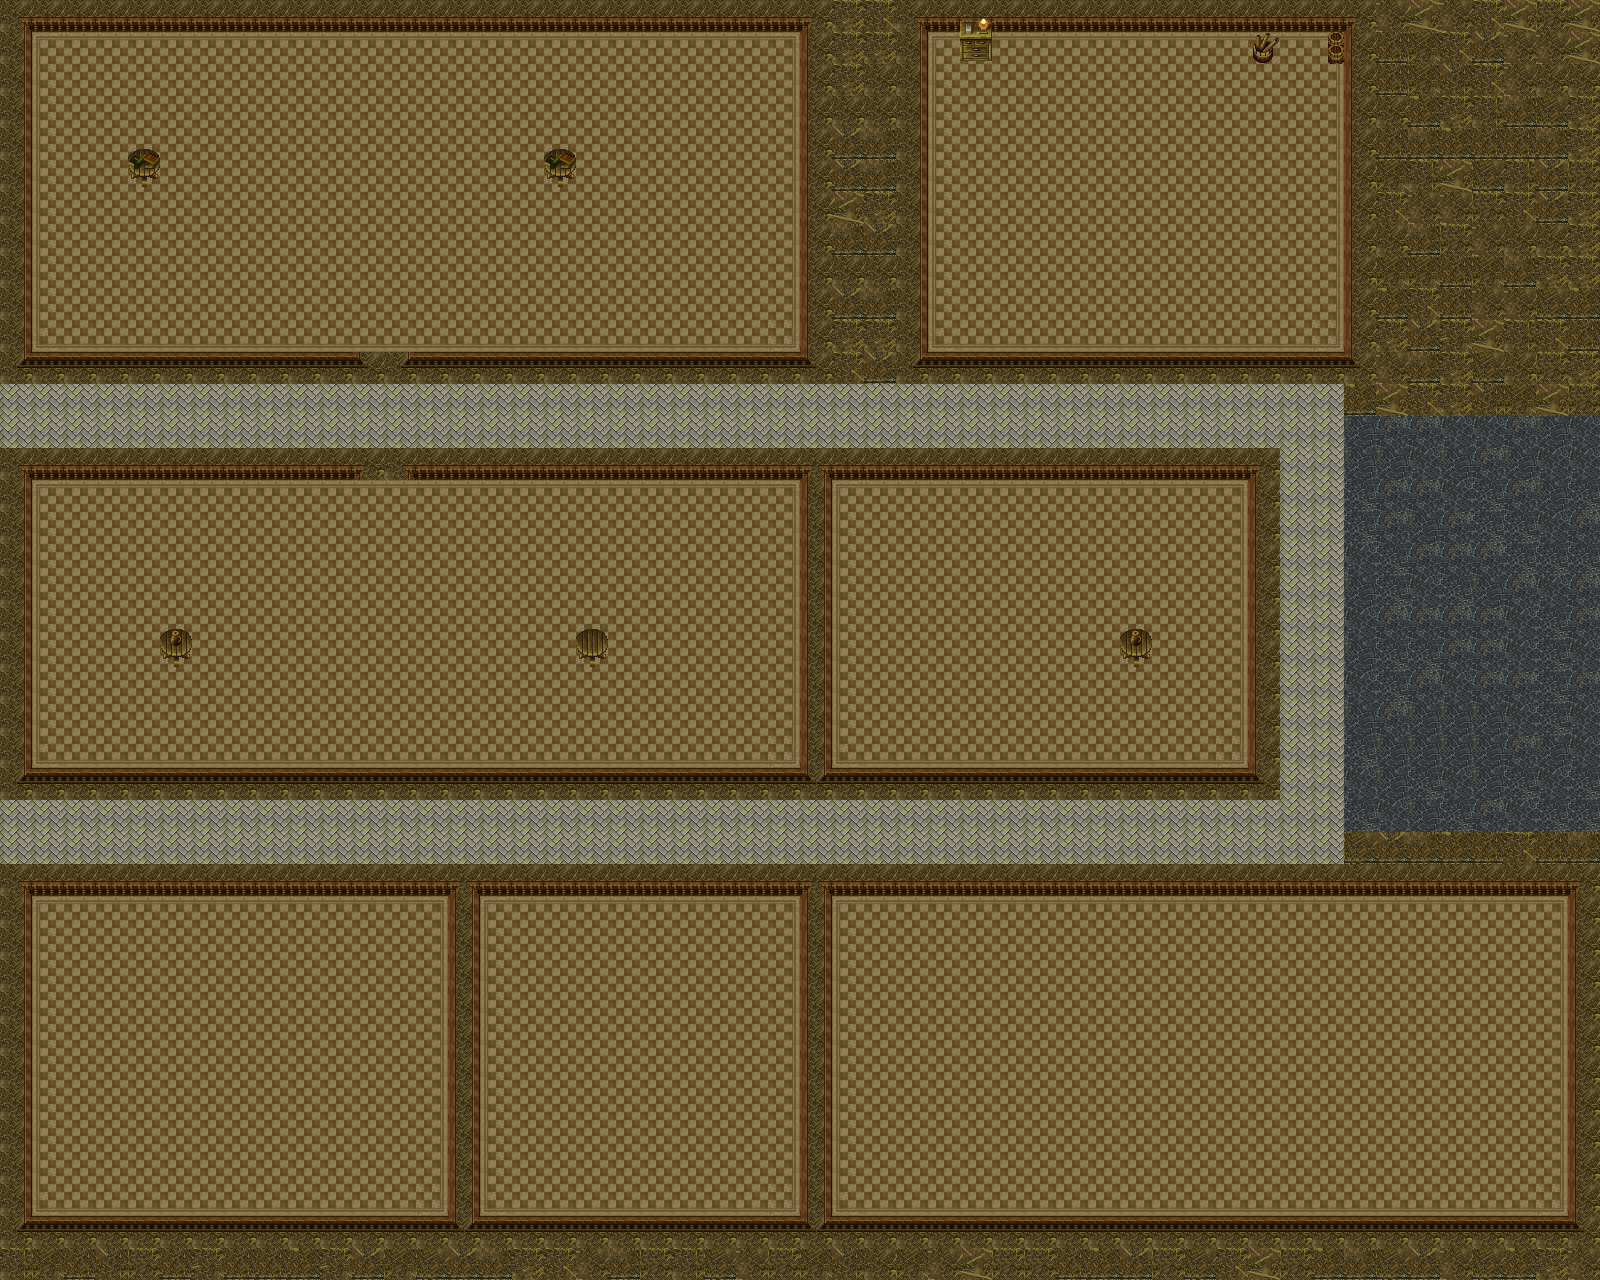

Tiled map render using the project's own tile images. Description and the map definition, with tile-layer contents summarised, below:
An orthogonal 50x40 tile map with 32x32 px tiles, 2 tile layers (floor, decoration) and 9 objects (home1, home2, home3, home4, home5, ...).

<map version="1.4" tiledversion="1.4.2" orientation="orthogonal" renderorder="right-down" width="50" height="40" tilewidth="32" tileheight="32" infinite="0" nextlayerid="5" nextobjectid="13">
 <tileset firstgid="1" source="../tilesets/test.tsx" />
 <layer id="1" name="floor" width="50" height="40">
  <data>[2000 cells, 2000 non-empty, 43 distinct tile ids]</data>
 </layer>
 <objectgroup id="2" name="Object Layer 1">
  <object id="3" name="home1" x="37" y="36" width="758" height="313" />
  <object id="4" name="home2" x="932" y="34.6667" width="409.333" height="316" />
  <object id="5" name="home3" x="37.3333" y="484" width="758.667" height="281.333" />
  <object id="6" name="home4" x="836" y="484" width="410.667" height="281.333" />
  <object id="8" name="home5" x="36" y="900" width="408" height="316" />
  <object id="9" name="home6" x="482.667" y="900" width="317.333" height="316" />
  <object id="10" name="home7" x="834.667" y="901.333" width="730.667" height="314.667" />
  <object id="11" name="bench2" gid="88" x="861.333" y="925.333" width="32" height="32" />
  <object id="12" name="bench1" gid="88" x="414.667" y="1092" width="32" height="32" rotation="90" />
 </objectgroup>
 <layer id="4" name="decoration" width="50" height="40">
  <data>[2000 cells, 14 non-empty, 10 distinct tile ids]</data>
 </layer>
</map>